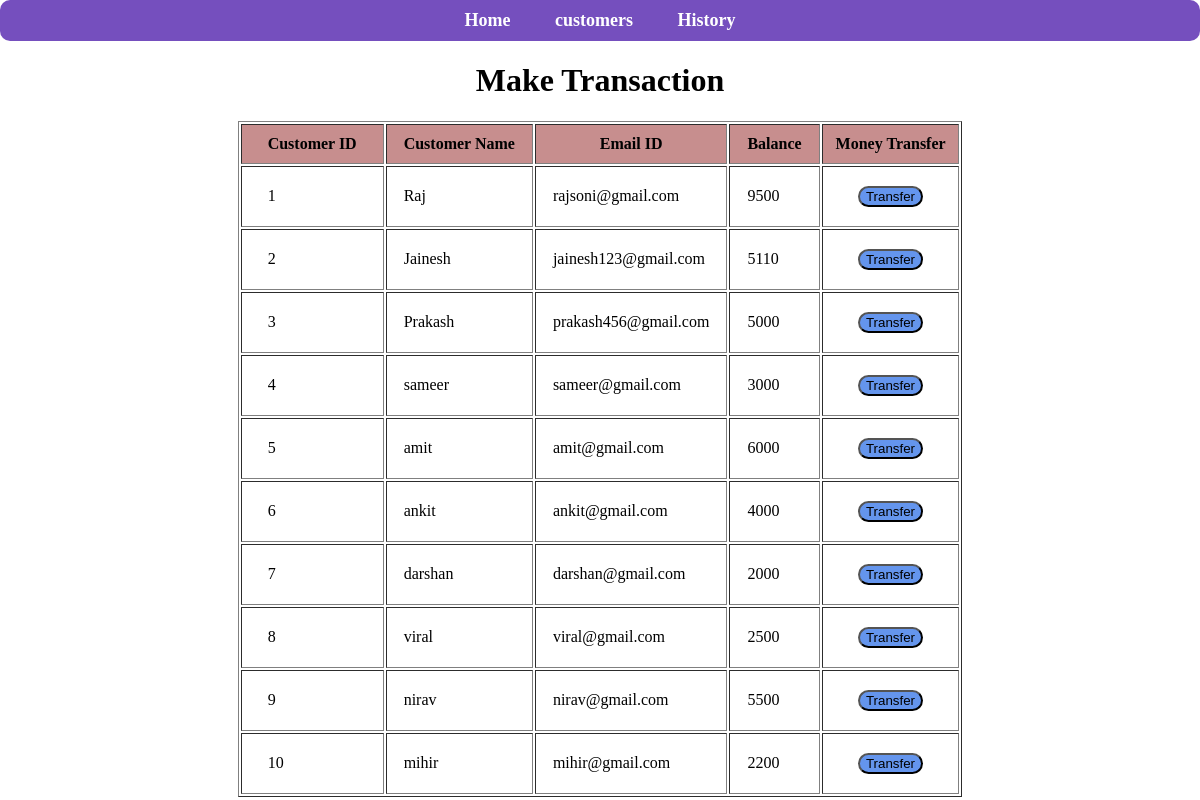
Screenshot of /maketransaction/ with the database file from the repository.
### bankapp/models.py (models this page shows, shortened)
class customer(models.Model):
    name=models.CharField(max_length=50)
    emailid=models.EmailField()
    balance=models.IntegerField(max_length=50)

### bankapp/views.py (the view)
# urls.py: path("maketransaction/",make,name="make"),
def make(request):
    al=customer.objects.all()
    d={
        "ones":al
    }
    return render(request,"maketransaction.html",d)

### bankapp/templates/maketransaction.html (shortened to what this page needs)
<!DOCTYPE html>
<html>
    <head>
        {% load static %}
        <link rel="stylesheet" href="{% static 'homedecor.css' %}">
    </head>
    <body>
        <nav>
            <center>
                <ul >
                    <li><a href='{% url "home" %}'>Home</a></li>
                    <li><a href="{% url 'cus' %}">customers</a></li>
                    <li><a href="{% url 'history' %}">History</a></li>
                </ul>
            </center>
        </nav>
        <center>
            <h1 > Make Transaction </h1>
            <table border="1">
                <tr style="background-color:rgba(148, 41, 41, 0.527);">
                    <th style=" padding:10px;"> &nbsp; &nbsp; Customer ID &nbsp; &nbsp;</th>
                    <th> &nbsp; &nbsp; Customer Name &nbsp; &nbsp;</th>
                    <th> &nbsp; &nbsp; Email ID &nbsp; &nbsp;</th>
                    <th> &nbsp; &nbsp; Balance &nbsp; &nbsp;</th>
                    <th>&nbsp;&nbsp; Money Transfer  &nbsp;&nbsp;</th>
                </tr>
                {% for i in ones %}
                    <tr >
                        <td style=" padding:10px;"> &nbsp; &nbsp; {{i.id}} &nbsp; &nbsp;</td>
                        <td> &nbsp; &nbsp; {{i.name}}   &nbsp; &nbsp;</td>
                        <td>  &nbsp; &nbsp; {{i.emailid}}  &nbsp; &nbsp; </td>
                        <td>  &nbsp; &nbsp; {{i.balance}}  &nbsp; &nbsp; </td>
                        <td>&nbsp;&nbsp; <a href="{% url 'transfer' i.id %}"><center> <button style="border-radius: 20px; background-color: cornflowerblue; cursor: pointer;">Transfer</button></center></a> &nbsp;&nbsp;</td>
                    </tr>
                {% endfor %}
            </table>
        </center>
    </body>
</html>

### bankapp/static/homedecor.css (style rules this page uses)
nav ul { background-color:rgba(56, 0, 161, 0.692); margin: 0px; padding:10px; border-radius: 10px; }
li { list-style:none; }
html body { margin:0px; }
nav li { display: inline; padding:20px; }
a { color:white; text-decoration: none; font-weight:bold; }
nav { text-align:center; font-weight:bold; font-size:18px; border: 10px; }

### rows the page displays
customer: id "1", name "Raj", emailid "rajsoni@gmail.com", balance "9500"
customer: id "2", name "Jainesh", emailid "jainesh123@gmail.com", balance "5110"
customer: id "3", name "Prakash", emailid "prakash456@gmail.com", balance "5000"
customer: id "4", name "sameer", emailid "sameer@gmail.com", balance "3000"
customer: id "5", name "amit", emailid "amit@gmail.com", balance "6000"
customer: id "6", name "ankit", emailid "ankit@gmail.com", balance "4000"
customer: id "7", name "darshan", emailid "darshan@gmail.com", balance "2000"
customer: id "8", name "viral", emailid "viral@gmail.com", balance "2500"
customer: id "9", name "nirav", emailid "nirav@gmail.com", balance "5500"
customer: id "10", name "mihir", emailid "mihir@gmail.com", balance "2200"
